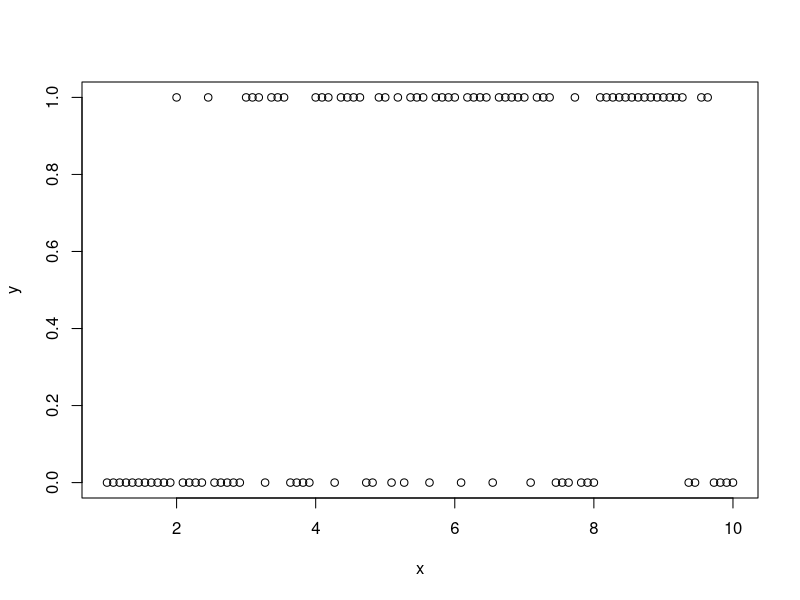

Here is the R script that generated this plot:
## ---- chunk 1
set.seed(45)
n = 100
phi=function(x){
  1/(1+exp(-x))
}
x = seq(1, 10, length.out = n)
b1 = .25
b0 = -1
y = rbinom(n,1,prob=phi(b0+b1*x))
data = data.frame(x = x, y = y)
plot(data$x,data$y,xlab="x",ylab="y")
## ---- chunk 2
gradient_descent = function(x, y, learning_rate = 0.01, epochs = 1000) {
  beta0 = 0 # Initial values give neutral p = 0.5
  beta1 = 0 
  n = length(y) # Number of data points
  phi=function(x){
      1/(1+exp(-x))
    }
  
  for (i in 1:epochs) {
    # Predicted probs
    eta = phi(beta0 + beta1*x)
    
    # Gradients
    gradient_0= -2 *sum(y - eta)
    gradient_1 = -2 *sum(x*(y - eta))
    
    
    # Update parameters
    beta0 = beta0 - learning_rate * gradient_0
    beta1 = beta1 - learning_rate * gradient_1
    
  }
  
  return(list(beta0 = beta0, beta1 = beta1))
}

# Run gradient descent
gd_result <- gradient_descent(data$x, data$y, learning_rate = 0.001, epochs = 1000)
gd_result
## ---- chunk 3
glm(y~x,data=data,family="binomial")
